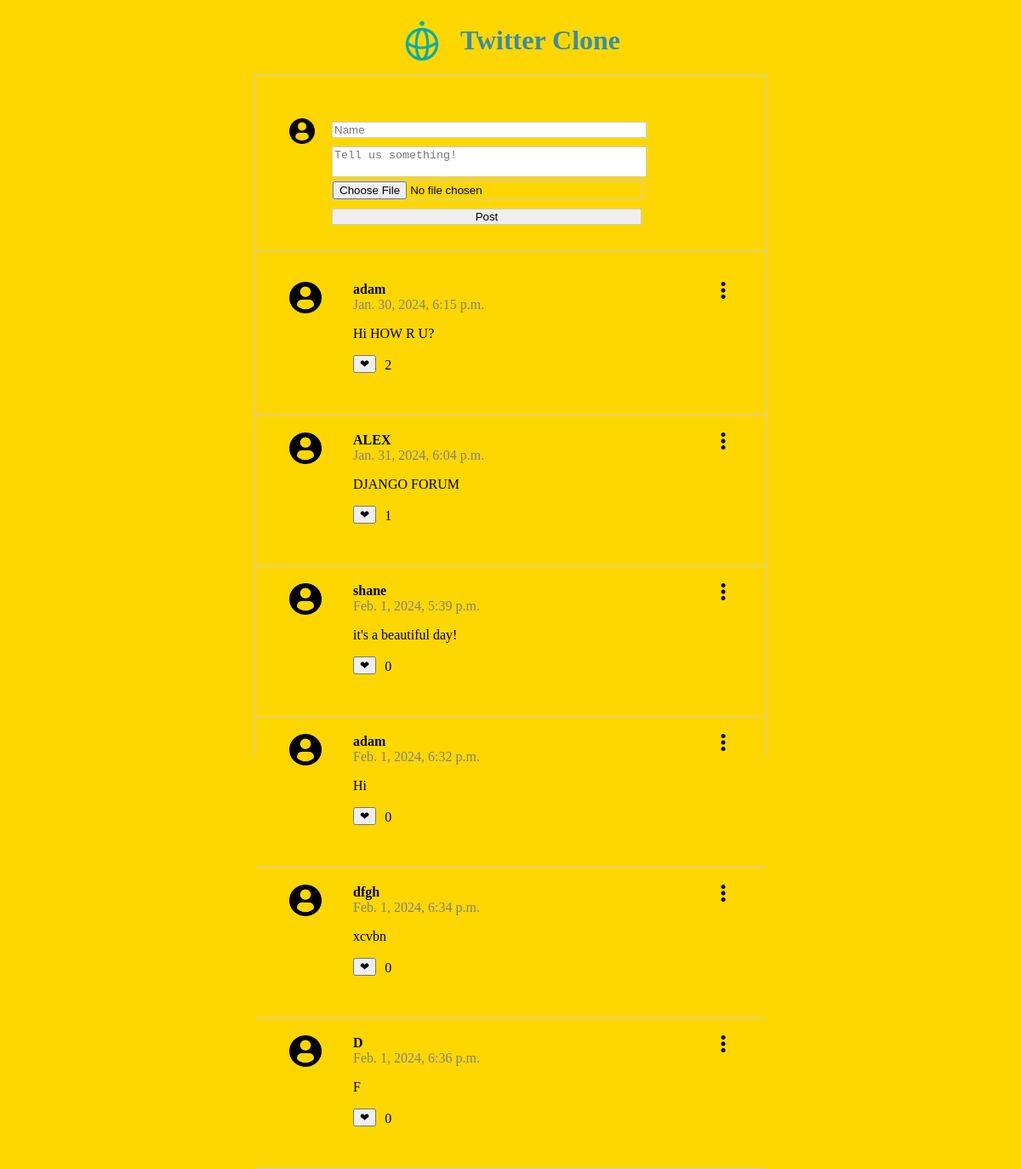
The page / on the database its author committed.
### posts/models.py (models this page shows)
class Post(models.Model):
    class Meta(object):
        db_table='post'
    name=models.CharField(
        'name', blank= False, null= False, max_length= 15, db_index= True, default= 'adam'
    )
    body=models.CharField(
        'body', blank=False, null= False, max_length=150, db_index= True, default= 'Hi'
    )
    created_at=models.DateTimeField(
        'created DateTime', auto_now_add= True, blank= True, db_index= True
    )
    image = CloudinaryField(
        'image', blank= True, db_index = True
    )
    likes = models.PositiveIntegerField(
        'like', default = 0, blank= True, db_index= True
    )

### posts/views.py (the view, shortened to what this page needs)
# urls.py: path('', views.index, name='index'),
def index(request):
    posts=Post.objects.all()[:20]
    return render(request, 'posts.html',{'posts':posts} )

### templates/posts.html (shortened to what this page needs)
{% extends 'base.html' %} {% block content %}{% load static %}
{% load static %}
<section class="content">
  <section class="post_form">
    <form class="form" action="/" method="POST" enctype="multipart/form-data">
      <div class="deflogo">
        <img src="{% static 'image/user.png' %}" alt="" />
      </div>
      <div class="inputs">
        <input type="text" name="name" placeholder="Name" />
        <textarea name="body" id="" placeholder="Tell us something!"></textarea>
        <input type="file" name="image"/>
        <input type="submit" value="Post" class="submit"/>
      </div>
    </form>
  </section>
  <section class="posts">
    <ul>
      {% for post in posts %}
      <li>
        <div class="logo">
          <img src="{% static 'image/user.png' %}" alt="" />
        </div>
        <div class="name_body">
          <div class="name">{{post.name}}</div>
          <div class="datetime">{{post.created_at}}</div>
          <p>{{post.body}}</p>
          <div class="like">
            <form action="{% url 'like_post' post.pk %}" method="POST">
             <button type="submit" name="'post_id" value="">&#10084</button>
            </form>
            <p>{{ post.likes }}</p>
          </div>
        </div>
        <img class="menu_icon js-menu-icon" src="{% static 'image/menu.png' %}" />
      </li>
      {% endfor %}
    </ul>
  </section>
</section>
{% endblock %}

### templates/base.html (shortened to what this page needs)
<!DOCTYPE html>
<html lang="en">
<head>
    {% load static %}
    <link rel="stylesheet" href="{% static 'css/style.css' %}" class="stylesheet">
</head>
<body>
    {% load static %}
    <div class="header">
    <a href="/"><img src="{% static 'image/logo.png' %}" alt="" class="weblogo"></a>
    <h1 style="text-align: center; color: rgb(57, 142, 165);">Twitter Clone</h1>
    </div>
    {% block content %} {{ content }} {% endblock %}
</body>
</html>

### static/css/style.css (style rules this page uses)
html, body { height: 100%; }
.content { max-width: 600px; height: 100%; margin: 0 auto; border-left: 1px solid #ccc; border-right: 1px solid #ccc; }
.posts li { display: flex; border-bottom: 1px solid #ccc; padding: 20px 40px; list-style: none; position: relative; }
.posts li .menu_icon { width: 20px; }
.posts li .logo { flex-basis: 15%; }
.logo img { width: 50%; padding: 0px; }
.posts li .name_body { flex-basis: 85%; }
.posts li .name_body .name { font-weight: bold; }
.posts li .name_body .datetime { color: gray; }
.posts ul { padding: 0; }
.post_form { padding: 20px 40px; border-bottom: 1px solid #ccc; border-top: 1px solid #ccc; }
.inputs { position: relative; left: 50px; }
.inputs input { width: 70%; margin-bottom: 10px; border: 1px solid #ccc; }
.inputs textarea { width: 70%; border: 1px solid #ccc; resize: none; }
.inputs .submit { width: 70%; }
.deflogo img { width: 30px; height: 30px; position: relative; top: 30px; }
img.menu_icon { width: 5%; height: 5%; }
.like { display: flex; }
.like p { padding: 0 10px; position: relative; bottom: 13px; font-size: 16px; }
body { background-color:gold; }
.weblogo { width: 50px; height: 50px; padding:15px 20px 0 0; }
.header { display: flex; justify-content: center; }

### rows shown on the page
Post: name "adam", created_at "Jan. 30, 2024, 6:15 p.m.", body "Hi HOW R U?", likes "2"
Post: name "ALEX", created_at "Jan. 31, 2024, 6:04 p.m.", body "DJANGO FORUM", likes "1"
Post: name "shane", created_at "Feb. 1, 2024, 5:39 p.m.", body "it's a beautiful day!", likes "0"
Post: name "adam", created_at "Feb. 1, 2024, 6:32 p.m.", body "Hi", likes "0"
Post: name "dfgh", created_at "Feb. 1, 2024, 6:34 p.m.", body "xcvbn", likes "0"
Post: name "D", created_at "Feb. 1, 2024, 6:36 p.m.", body "F", likes "0"
